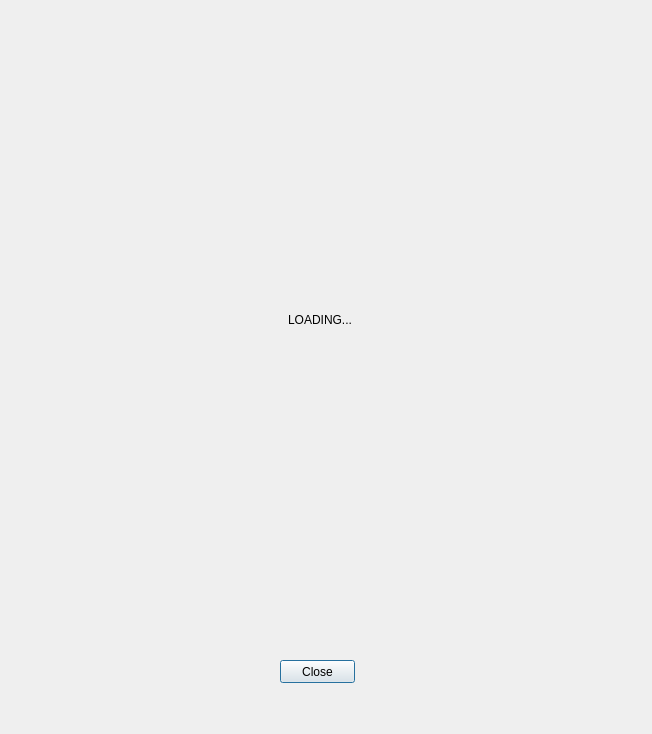
<?xml version="1.0" encoding="UTF-8"?>
<ui version="4.0">
 <class>Dialog</class>
 <widget class="QDialog" name="Dialog">
  <property name="geometry">
   <rect>
    <x>0</x>
    <y>0</y>
    <width>652</width>
    <height>734</height>
   </rect>
  </property>
  <property name="minimumSize">
   <size>
    <width>640</width>
    <height>640</height>
   </size>
  </property>
  <property name="windowTitle">
   <string>Dialog</string>
  </property>
  <widget class="QLabel" name="eval_view">
   <property name="geometry">
    <rect>
     <x>0</x>
     <y>0</y>
     <width>640</width>
     <height>640</height>
    </rect>
   </property>
   <property name="minimumSize">
    <size>
     <width>640</width>
     <height>640</height>
    </size>
   </property>
   <property name="layoutDirection">
    <enum>Qt::LeftToRight</enum>
   </property>
   <property name="text">
    <string>LOADING...</string>
   </property>
   <property name="alignment">
    <set>Qt::AlignCenter</set>
   </property>
  </widget>
  <widget class="QPushButton" name="close_btn">
   <property name="geometry">
    <rect>
     <x>280</x>
     <y>660</y>
     <width>75</width>
     <height>23</height>
    </rect>
   </property>
   <property name="text">
    <string>Close</string>
   </property>
  </widget>
 </widget>
 <resources/>
 <connections/>
</ui>
